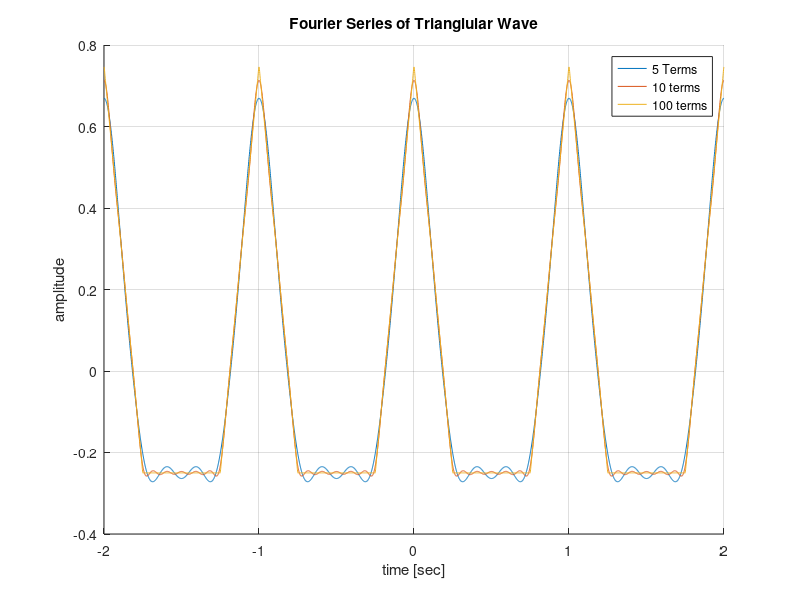

This figure's MATLAB source:
% fourierSeriesTri.m
% Stephen Stammen
% Housekeeping
    clc; close all; clear;

time = -2:0.001:2; % time vector = 10 seconds in milliseconds
T = 1; % T Period of Signal
tau = 0.5; % Tau  = Width of Pulse
N = 100; % Number of Harmonics / repititions
signal = zeros(1, length(time)); % Initialize Signal / creates a vector of 0's the length of the time vector
mySinc = @(x) sin(x)./(x+eps); % mySinc - Declares a different version of Sinc as a function handle

for idx = 1:N % For Loop up to N terms    
    triWave = (tau/T)*(mySinc((idx*tau*pi)/(2*T)))^2; % This is the signal of an triangluar / saw-like wave
    signal = triWave*cos((2*pi*time*idx)/T)+signal; % This is the Fourier Series Equation
    if (idx==5||idx==10||idx==N) % Plots the graphs of each of these index values
        hold on; % keeps the graph on so each idx value doesn't remove the last graph drawn
        plot(time,signal) % plots this graph for an idx value of 5, 10, and 100  
    end % end if statement
end % end for statement

xlabel('time [sec]') % labels the x axis - These are outside the for loop do they are not written 3 times, once for idx 5, once idx 10, and once idx 100
ylabel('amplitude') % labels the y axis
grid on; % turns the grid on
legend('5 Terms','10 terms', '100 terms') % names each graph on the legend, this needs to be in the order of the if index statement in the for loop
title('Fourier Series of Trianglular Wave') % gives a title

savefig('stammen_fourierSeriesTriangle.fig') % saves the graph